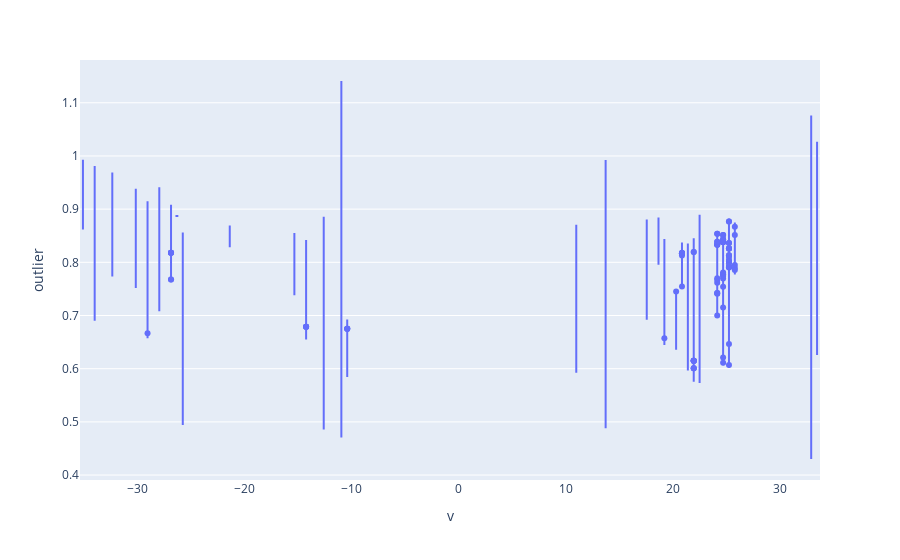

The cell this chart's notebook holds for it:
### Code cell
px.violin(df[['outlier','v']], x='v', y='outlier')
# px.violin(df[['outlier','v']], x='outlier', y='v')
# px.violin(df[['outlier','v']], x='v')

### Figure 1 — Plotly figure (JSON) as saved in the notebook; plotly's stock layout.template omitted (floating-point values rounded to 4 significant figures; data arrays with more than 128 entries replaced by an {"elided": "..."} marker saying what was removed)
{"data": [{"alignmentgroup": "True", "box": {"visible": false}, "hovertemplate": "v=%{x}<br>outlier=%{y}<extra></extra>", "legendgroup": "", "marker": {"color": "#636efa"}, "name": "", "offsetgroup": "", "orientation": "v", "scalegroup": "True", "showlegend": false, "type": "violin", "x": {"elided": "1361 float values"}, "x0": " ", "xaxis": "x", "y": {"elided": "1361 float values"}, "y0": " ", "yaxis": "y"}], "layout": {"legend": {"tracegroupgap": 0}, "margin": {"t": 60}, "violinmode": "group", "xaxis": {"anchor": "y", "domain": [0, 1], "title": {"text": "v"}}, "yaxis": {"anchor": "x", "domain": [0, 1], "title": {"text": "outlier"}}}}
